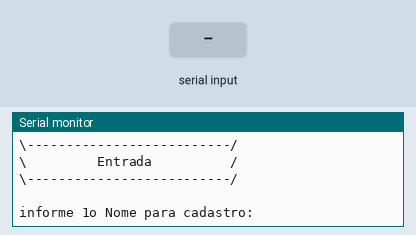
Recording of a sketch running on a simulated Arduino Uno, built with avr-gcc and run on an emulated ATmega328P. Shown: the last lines printed to the serial monitor. The inputs (shaded band) are chosen by the test bench.

Above: at 1.2 s.
1.3 s: "90,45\n" received over Serial
At 2.7 s:
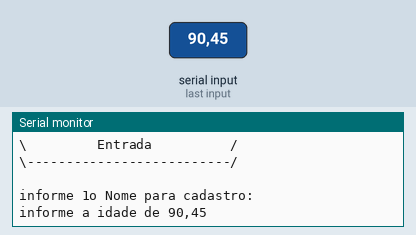
3.8 s: "30,150\n" received over Serial
At 4.6 s:
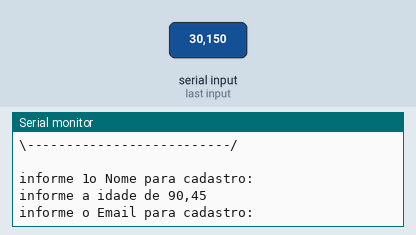
5.3 s: "5\n" received over Serial
At 6.8 s:
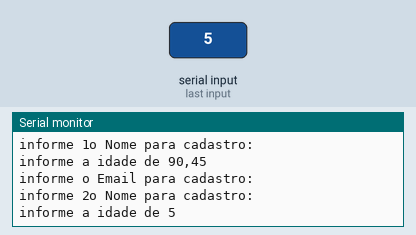

The sketch:

cadastro_de_convidados_vetores1.ino
```cpp
// C++ code
//
/*
     cria cada vetor tamanho 4,
     fazendo parte do mesmo cadastro.

*/

String convidados[4];//cria um vetor tamanho 4
int idadeConvidados[4];
String emailConvidados[4];

//FUNÇÕES

void desenhaCabecalho()
{
  Serial.println("\\--------------------------/");
  Serial.println("\\         Entrada          /");
  Serial.println("\\--------------------------/");
  Serial.println("                             ");

}


void setup()
{
  Serial.begin(9600);
}

void loop()
{
  // fazer um cabeçalho

  desenhaCabecalho();//Chama a função pra desenhar o cabeçalho

  //cadastrar os dados
  for(int i = 0; i < 4; i++)
  {
    //solicitar nome de usuario
    Serial.println("informe " + String(i + 1)+ "o Nome para cadastro:");
    while(!Serial.available());
    convidados[i] = Serial.readString();

    //solicitar a idade do usuario
    Serial.println("informe a idade de " + convidados[i]);
    while(!Serial.available());
    idadeConvidados[i] = Serial.parseInt();

    //solicitar i email do usuario
    Serial.println("informe o Email para cadastro:");
    while(!Serial.available());
    emailConvidados[i] = Serial.readString();

    Serial.println();
  }//Fim do for


  //Exibir a lista de convidados
  //obs: So vai na festa quem for maior de idade >18
  Serial.println("Lista de convidados aprovados para a festa:");
  for (int i = 0; i < 3; i++)
  {
    if (idadeConvidados[i] > 18)
    {//apenas maiores de 18
      Serial.println("------------------------------");
      Serial.println("Nome: " + convidados[i]);
      Serial.println("Idade: " + String(idadeConvidados[i]));
      Serial.println("Email: " + emailConvidados[i]);
      Serial.println("Permissao para a festa:" + String(idadeConvidados[i] >= 18 ? "OK" : "Menor de Idade"));
      Serial.println("---------");
      Serial.println();
    }
  }
  //criar um for
  //exibir com print cada  um dos arrays
  //pular uma linhar

}//fim do loop
```

Measured:
- after the input at 1.3 s, the serial monitor: prints a new line after 1.0 s (image 1)
- after the input at 3.8 s, the serial monitor: prints a new line at once (image 2)
- after the input at 5.3 s, the serial monitor: prints a new line after 1.0 s (image 3)
